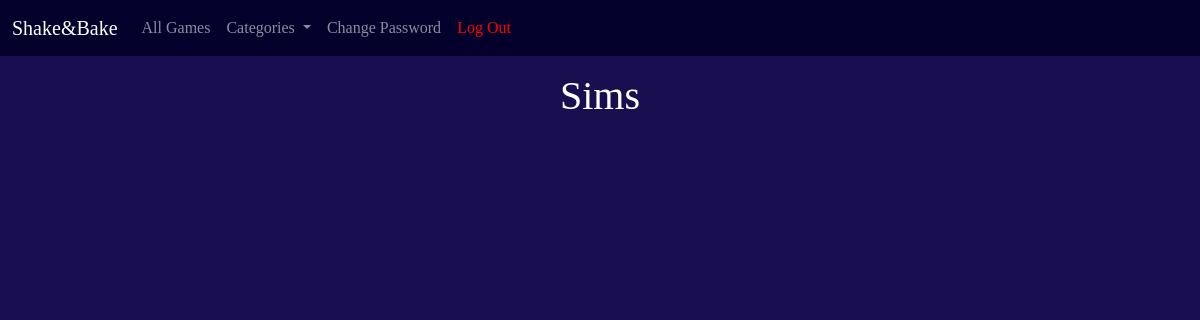
/games/sims/ (signed in), run on an earlier commit of the app's database.
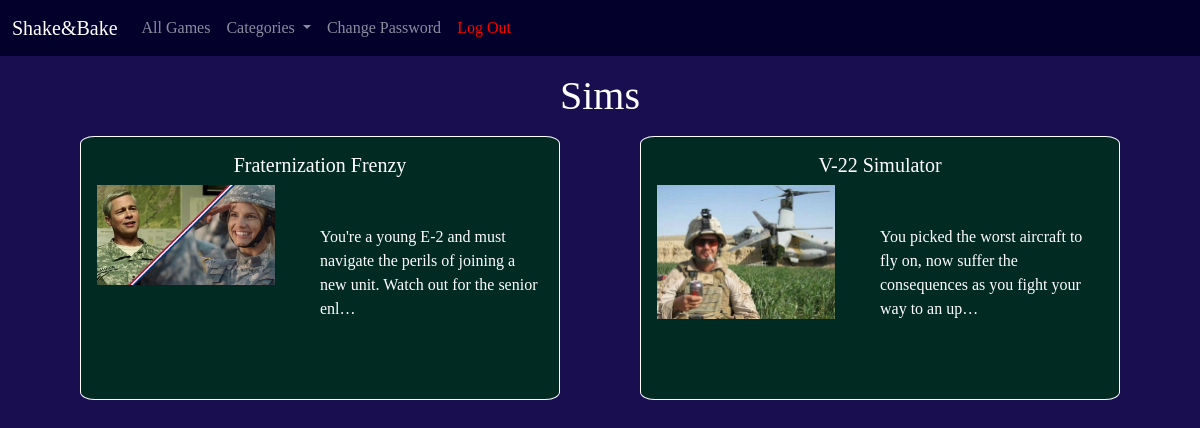
And on a later commit of the database.
### games/models.py (models this page shows, shortened)
class Game(models.Model):
    title=models.CharField(max_length=200)
    link=models.URLField()
    body=models.TextField()
    author=models.ForeignKey(
        get_user_model(),
        on_delete=models.CASCADE
    )
    created_on=models.DateTimeField(auto_now_add=True)
    category = models.CharField(max_length=200, default="None")
    image = models.ImageField(upload_to='images')

### games/views.py (the view)
# urls.py: path('sims/', SimListView.as_view(), name='sim'),
class SimListView(LoginRequiredMixin, ListView):
    model=Game
    template_name="sim.html"

### templates/sim.html (shortened to what this page needs)
{% extends 'base.html' %}
{% block content %}
<div class="sim">
    <div class="page-photo">
        <h1>Sims</h1>
    </div>
    <div class="game-list-section">
        {% for game in game_list %}
            {% if game.category == 'Sim' %}
                <div class="card">
                    <div class="card-body">
                        <div class="top-of-card">
                            <div class="title-author">
                                <h5 class="card-title"><a href="{% url 'game_detail' game.id %}">{{ game.title|truncatechars:50}}</a></h5>
                            </div>
                        </div>
                        <div class="bottom-of-card">
                            <div class="image" style="background-image: url('/static/{{game.image}}'); background-size:contain; background-repeat: no-repeat;"></div>
                                <div class= "game-info">
                                    <p class="card-text">{{game.body|truncatechars:100}}</p>
                                </div>
                            </div>
                    </div>
                </div>
            {% endif %}
        {% endfor %}
    </div>
{% endblock content %}

What changed in the data, as far as the page shows it:
added Game: title "Fraternization Frenzy", image (picture), body "You're a young E-2 and must navigate the perils of joining a new unit. Watch out for the senior enl…"
added Game: title "V-22 Simulator", image (picture), body "You picked the worst aircraft to fly on, now suffer the consequences as you fight your way to an up…"
